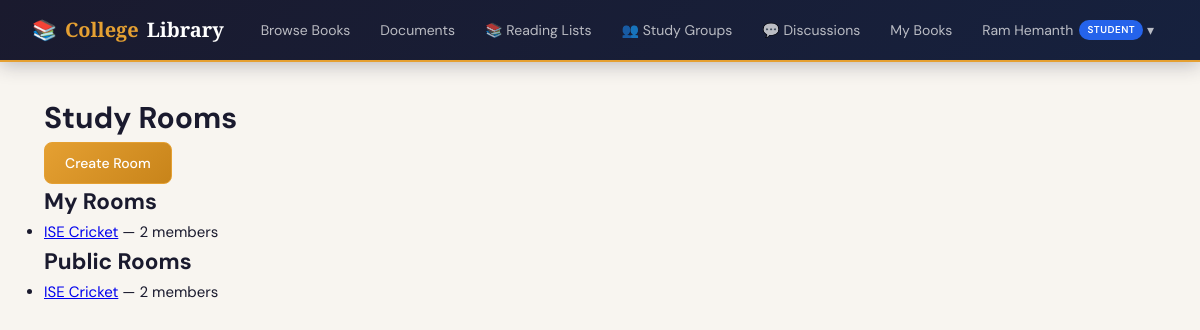
Page /social/study-rooms/ (signed in) on the committed database.
### accounts/models.py (models this page shows, shortened)
class CustomUser(AbstractUser):
    class Role(models.TextChoices):
        ADMIN = 'ADMIN', 'Admin'
        LIBRARIAN = 'LIBRARIAN', 'Librarian'
        TEACHER = 'TEACHER', 'Teacher'
        STUDENT = 'STUDENT', 'Student'
    role = models.CharField(
        max_length=20,
        choices=Role.choices,
        default=Role.STUDENT,
    )
    phone_number = models.CharField(max_length=15, blank=True)
    department = models.CharField(max_length=100, blank=True)   # e.g. "Computer Science"
    student_id = models.CharField(max_length=20, blank=True, unique=True, null=True)
    profile_picture = models.ImageField(upload_to='profiles/', blank=True, null=True)
    is_approved = models.BooleanField(default=False)            # Admin must approve new members
    date_of_joining = models.DateField(auto_now_add=True)
    @property
    def can_manage_books(self):
        return self.role in (self.Role.ADMIN, self.Role.LIBRARIAN)

### social/models.py (models this page shows, shortened)
class StudyRoom(models.Model):
    book        = models.ForeignKey('books.Book', on_delete=models.CASCADE,
                                     related_name='study_rooms', null=True, blank=True)
    created_by  = models.ForeignKey(settings.AUTH_USER_MODEL, on_delete=models.CASCADE, related_name='rooms_created')
    name        = models.CharField(max_length=120)
    description = models.TextField(blank=True)
    members     = models.ManyToManyField(settings.AUTH_USER_MODEL, blank=True, related_name='study_rooms')
    is_private  = models.BooleanField(default=False)
    created     = models.DateTimeField(auto_now_add=True)
    class Meta:
        ordering = ['-created']
    @property
    def member_count(self):
        return self.members.count()

### social/views.py (the view)
# urls.py: path('study-rooms/',                        views.study_rooms,          name='study_rooms'),
@login_required
@approved_required
def study_rooms(request):
    public_rooms = StudyRoom.objects.filter(is_private=False).select_related('created_by', 'book').prefetch_related('members')
    my_rooms     = StudyRoom.objects.filter(members=request.user).select_related('created_by', 'book')
    return render(request, 'social/study_rooms.html', {
        'public_rooms': public_rooms,
        'my_rooms': my_rooms,
    })

### social/templates/social/study_rooms.html (shortened to what this page needs)
{% extends 'base.html' %}
{% block content %}
<div class="page">
  <h1>Study Rooms</h1>
  <p><a href="{% url 'social:create_study_room' %}" class="btn btn-gold">Create Room</a></p>
  <h2>My Rooms</h2>
  {% if my_rooms %}
    <ul>
      {% for room in my_rooms %}
        <li>
          <a href="{% url 'social:study_room_detail' room.pk %}">{{ room.name }}</a> — {{ room.member_count }} members
        </li>
      {% endfor %}
    </ul>
  {% else %}
    <p>No rooms yet.</p>
  {% endif %}
  <h2>Public Rooms</h2>
  {% if public_rooms %}
    <ul>
      {% for room in public_rooms %}
        <li>
          <a href="{% url 'social:study_room_detail' room.pk %}">{{ room.name }}</a> — {{ room.member_count }} members
        </li>
      {% endfor %}
    </ul>
  {% else %}
    <p>No public rooms.</p>
  {% endif %}
</div>
{% endblock %}

### templates/base.html (shortened to what this page needs)
<!DOCTYPE html>
<html lang="en">
<head>
</head>
<body>
{% if user.is_authenticated %}
<nav class="navbar">
  <a class="nav-brand" href="{% url 'accounts:dashboard' %}">📚 <span>College</span> Library</a>
  <ul class="nav-links">
    <li><a href="{% url 'books:book_list' %}">Browse Books</a></li>
    <li><a href="{% url 'books:document_list' %}">Documents</a></li>
    <li><a href="{% url 'social:reading_lists' %}">📚 Reading Lists</a></li>
    <li><a href="{% url 'social:study_rooms' %}">👥 Study Groups</a></li>
    <li><a href="{% url 'social:discussions' %}">💬 Discussions</a></li>
    {% if user.can_manage_books %}
      <li><a href="{% url 'accounts:manage_users' %}">Members</a></li>
      <li><a href="{% url 'accounts:issue_book' %}">Issue Book</a></li>
    {% else %}
      <li><a href="{% url 'accounts:my_borrows' %}">My Books</a></li>
    {% endif %}
    <li class="nav-dropdown">
      <a href="#" class="nav-dropdown-toggle">
        {{ user.get_full_name|default:user.username }}
        <span class="nav-role-badge role-{{ user.role|lower }}">{{ user.get_role_display }}</span>
        &nbsp;▾
      </a>
    </li>
  </ul>
</nav>
{% endif %}
{% block content %}{% endblock %}
</body>
</html>

### templates/base.html (style rules this page uses)
:root { --navy: #1a1a2e; --navy-mid: #16213e; --navy-deep: #0f3460; --gold: #e5a032; --gold-dk: #c8841a; --gold-lt: #fdf3e0; --gold-bd: #f0d79a; --cream: #f8f5f0; --paper: #f2ede6; --border: #e8e2d9; --ink: #1a1a2e; --ink2: #3d3d5c; --ink3: #7a7a9a; --white: #ffffff; --danger: #c0392b; --success: #1a7a4a; --warn: #b5832a; --info: #0d6e6e; --radius: 10px; --shadow: 0 2px 16px rgba(26,26,46,0.08); --shadow-lg: 0 8px 40px rgba(26,26,46,0.16); }
*, *::before, *::after { box-sizing: border-box; margin: 0; padding: 0; }
body { font-family: 'DM Sans', sans-serif; background: var(--cream); color: var(--ink); min-height: 100vh; font-size: 15px; line-height: 1.6; }
.navbar { background: linear-gradient(135deg, var(--navy) 0%, var(--navy-mid) 100%); padding: 0 32px; height: 62px; display: flex; align-items: center; justify-content: space-between; position: sticky; top: 0; z-index: 200; border-bottom: 2px solid var(--gold); box-shadow: 0 2px 20px rgba(26,26,46,0.3); }
.nav-brand { font-family: 'Playfair Display', serif; font-size: 20px; font-weight: 700; color: #fff; text-decoration: none; display: flex; align-items: center; gap: 8px; }
.nav-brand span { color: var(--gold); }
.nav-links { display: flex; align-items: center; gap: 2px; list-style: none; }
.nav-links a { color: rgba(255,255,255,0.7); text-decoration: none; font-size: 14px; font-weight: 400; padding: 7px 14px; border-radius: 8px; transition: all 0.2s; }
.nav-role-badge { font-size: 10px; font-weight: 600; padding: 2px 8px; border-radius: 20px; margin-left: 6px; text-transform: uppercase; letter-spacing: 0.5px; }
.role-student { background: #2563eb; color: #fff; }
.nav-dropdown { position: relative; }
.nav-dropdown-toggle { cursor: pointer; display: flex; align-items: center; }
.page { padding: 32px 24px; max-width: 1160px; margin: 0 auto; }
.btn { display: inline-flex; align-items: center; gap: 6px; padding: 9px 20px; border-radius: 8px; font-family: 'DM Sans', sans-serif; font-size: 14px; font-weight: 500; cursor: pointer; border: 1.5px solid transparent; text-decoration: none; transition: all 0.18s; white-space: nowrap; }
.btn-gold { background: linear-gradient(135deg, var(--gold), var(--gold-dk)); color: #fff; border-color: var(--gold); }

### rows in the picture
CustomUser: get_full_name "Ram Hemanth", role "STUDENT"
StudyRoom: name "ISE Cricket", member_count "2"
